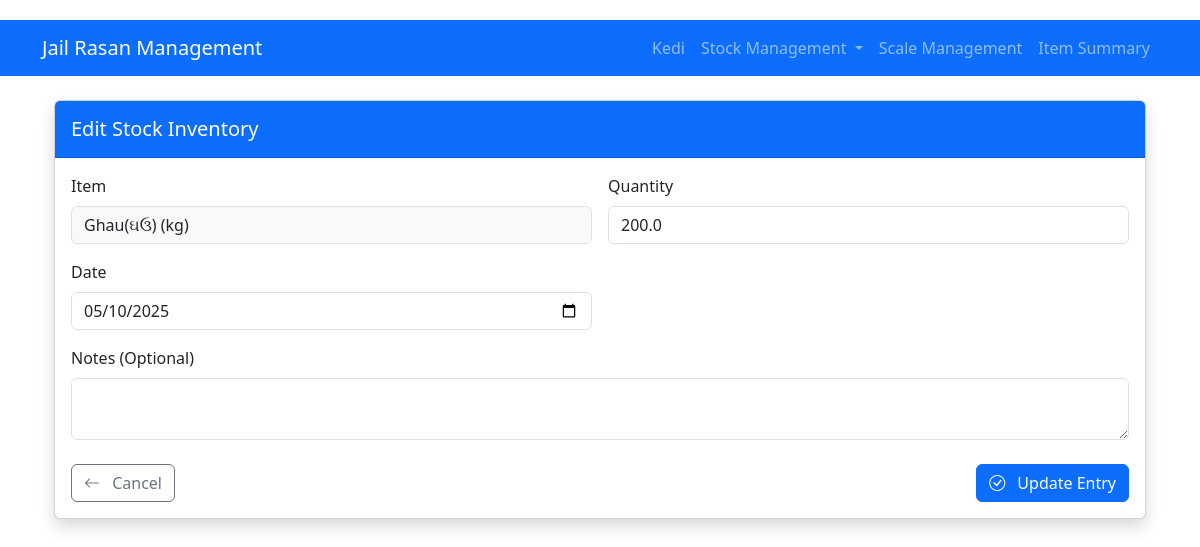
/stock_inventory/edit/2, run on the app's committed database.
### models.py (models this page shows, shortened)
class StockItem(db.Model):
    id = db.Column(db.Integer, primary_key=True)
    item_name = db.Column(db.String(100), nullable=False)
    description = db.Column(db.Text)
    unit = db.Column(db.String(20), nullable=False)  # kg, g, l, ml, etc.
    created_at = db.Column(db.DateTime, default=datetime.utcnow)

class StockInventory(db.Model):
    id = db.Column(db.Integer, primary_key=True)
    stock_item_id = db.Column(db.Integer, db.ForeignKey('stock_item.id'), nullable=False)
    quantity = db.Column(db.Float, nullable=False)
    date = db.Column(db.Date, nullable=False)
    notes = db.Column(db.Text)
    stock_item = db.relationship('StockItem', backref='inventory')

### app.py (the view, shortened to what this page needs)
@app.route('/stock_inventory/edit/<int:id>', methods=['GET', 'POST'])
def edit_stock_inventory(id):
    entry = StockInventory.query.get_or_404(id)
    stock_items = StockItem.query.order_by(StockItem.item_name).all()
    return render_template('stock_inventory/edit.html', entry=entry, stock_items=stock_items)

### templates/stock_inventory/edit.html (shortened to what this page needs)
{% extends "base.html" %}
{% block content %}
<div class="container mt-4">
    <div class="card shadow">
        <div class="card-header bg-primary text-white py-3">
            <h2 class="h5 mb-0">Edit Stock Inventory</h2>
        </div>
        <div class="card-body">
            <form method="POST" class="needs-validation" novalidate>
                <div class="row g-3">
                    <div class="col-md-6">
                        <label class="form-label">Item</label>
                        <input type="text" class="form-control bg-light"
                               value="{{ entry.stock_item.item_name }} ({{ entry.stock_item.unit }})" readonly>
                    </div>
                    <div class="col-md-6">
                        <label for="quantity" class="form-label">Quantity</label>
                        <input type="number" step="0.01" class="form-control" id="quantity"
                               name="quantity" value="{{ entry.quantity }}" required>
                    </div>
                    <div class="col-md-6">
                        <label for="date" class="form-label">Date</label>
                        <input type="date" class="form-control" id="date" name="date"
                               value="{{ entry.date.strftime('%Y-%m-%d') }}" required>
                    </div>
                    <div class="col-12">
                        <label for="notes" class="form-label">Notes (Optional)</label>
                        <textarea class="form-control" id="notes" name="notes" rows="2">{{ entry.notes or '' }}</textarea>
                    </div>
                </div>
                <div class="d-flex justify-content-between mt-4">
                    <a href="{{ url_for('stock_inventory') }}" class="btn btn-outline-secondary">
                        <i class="bi bi-arrow-left me-2"></i> Cancel
                    </a>
                    <button type="submit" class="btn btn-primary">
                        <i class="bi bi-check-circle me-2"></i> Update Entry
                    </button>
                </div>
            </form>
        </div>
    </div>
</div>
{% endblock %}

### static/style.css (style rules this page uses)
body { padding-top: 20px; padding-bottom: 20px; }
h2, h4 { color: #2c3e50; }

### data on the page
StockItem: stock_item.item_name "Ghau(ઘઉ) (kg)"
StockInventory: quantity "200.0", date "05/10/2025"
